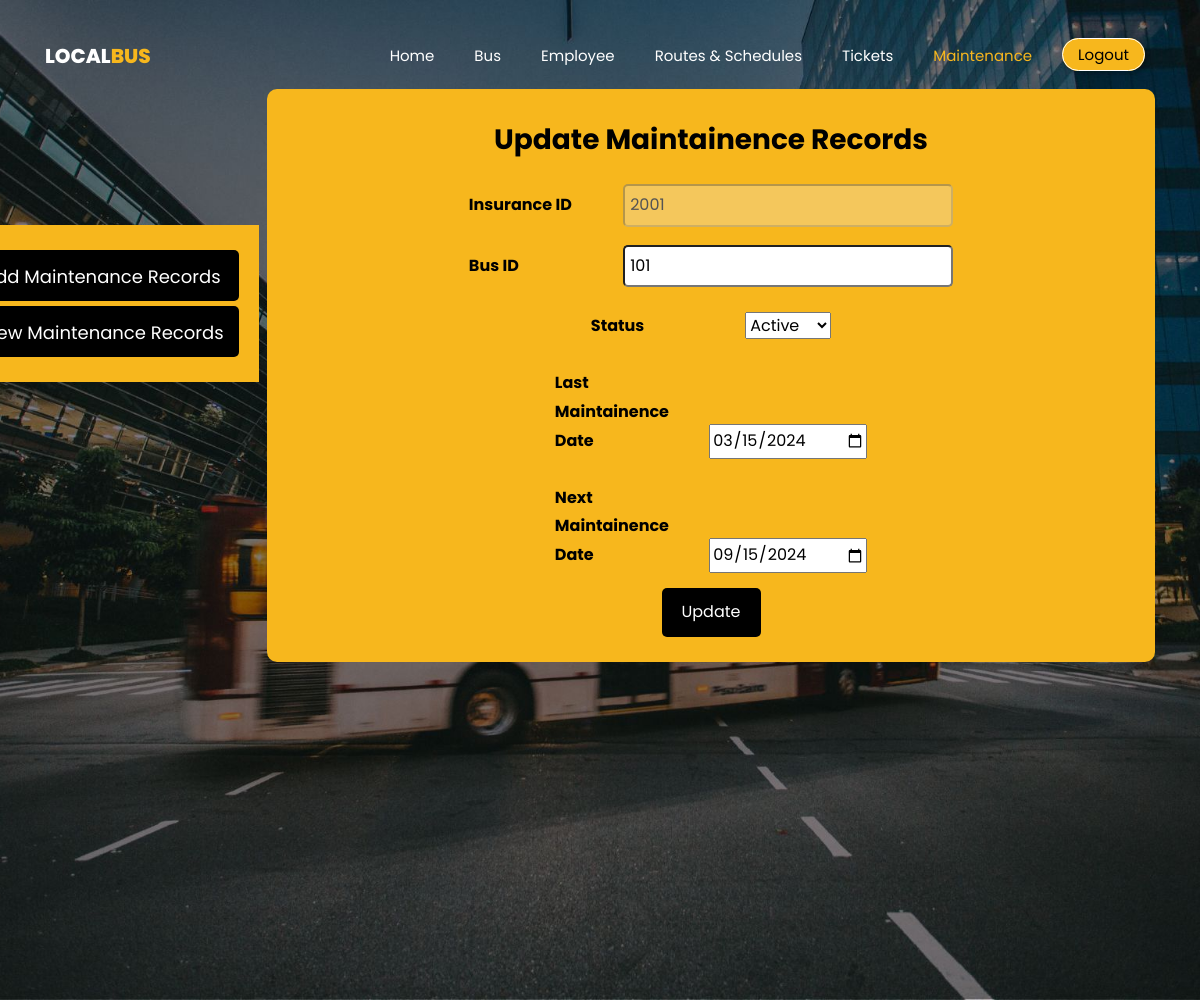
Page /update_maintain.php?iid=2001 (signed in) on the committed database.
### tables this page shows
CREATE TABLE `maintenance` (
  `insurance_id` int(4) NOT NULL,
  `bus_id` int(4) NOT NULL,
  `status` varchar(20) NOT NULL DEFAULT 'active',
  `last_maintain` date NOT NULL,
  `next_maintain` date NOT NULL
);

### update_maintain.php (the view, shortened to what this page needs)
<?php
  include "connection_details.php";
  $id = $_GET['iid'];
  $sql = "SELECT * FROM maintenance WHERE insurance_id = '$id'";
  $result = mysqli_query($data,$sql);
  $info = $result->fetch_assoc();
?>
<!DOCTYPE html>
<html lang="en">
  <head>
    <link rel="stylesheet" href="css/open-iconic-bootstrap.min.css">
    <link rel="stylesheet" href="css/animate.css">
    <link rel="stylesheet" href="css/owl.carousel.min.css">
    <link rel="stylesheet" href="css/owl.theme.default.min.css">
    <link rel="stylesheet" href="css/magnific-popup.css">
    <link rel="stylesheet" href="css/aos.css">
    <link rel="stylesheet" href="css/ionicons.min.css">
    <link rel="stylesheet" href="css/bootstrap-datepicker.css">
    <link rel="stylesheet" href="css/jquery.timepicker.css">
    <link rel="stylesheet" href="css/style.css">
    <link rel="stylesheet" href="css/bmscss.css">
    <link rel="stylesheet" href="css/bms-bus.css">
  </head>
  <body>
	  <nav class="navbar navbar-expand-lg navbar-dark ftco_navbar bg-dark ftco-navbar-light" id="ftco-navbar">
	    <div class="container">
	      <a class="navbar-brand" href="index.html">Local<span>Bus</span></a>
				<div class="collapse navbar-collapse" id="ftco-nav">
	        <ul class="navbar-nav ml-auto">
	          <li class="nav-item"><a href="index.php" class="nav-link">Home</a></li>
	          <li class="nav-item"><a href="bus.php" class="nav-link">Bus</a></li>
	          <li class="nav-item"><a href="employee.php" class="nav-link">Employee</a></li>
	          <li class="nav-item"><a href="route.php" class="nav-link">Routes & Schedules</a></li>
	          <li class="nav-item"><a href="ticket.php" class="nav-link">Tickets</a></li>
	          <li class="nav-item active"><a href="maintenance.php" class="nav-link">Maintenance</a></li>
	        </ul>
	      </div>
        <div>
          <a href="login.php" class="bms-login-btn">Logout</a>
         </div>
	    </div>
	  </nav>
    <div class="hero-wrap" style="background-image: url('images/bg_6.jpg');" data-stellar-background-ratio="0.5">
      <div class="container">
        <div class="row no-gutters slider-text justify-content-start align-items-center">
          	<aside>
              <ul class="bus-aside">
              <li><a href="add_maintenance.php">Add Maintenance Records</a></li>
              <li><a href="view_maintenance.php">View Maintenance Records</a></li>
              </ul>
            </aside>
            <div class="col side-text-viewemp">
              <h3>Update Maintainence Records</h3>
              <div>
                <form action="#" method="POST">
                  <div>
                    <label>Insurance ID</label>
                    <input type="number" name="insuranceid" value="<?php
                    echo "{$info['insurance_id']}";
                    ?>" disabled required>
                  </div>
                  <div>
                    <label>Bus ID</label>
                    <input type="number" name="busid" value="<?php
                    echo "{$info['bus_id']}";
                    ?>" required>
                  </div>
                  <div>
                    <label for="status">Status</label>
                    <select id="status" name="status">
                      <option value="active" <?php if($info['status'] == "active") echo "selected"; ?>>Active</option>
                    </select>
                  </div>
                  <div>
                    <label>Last Maintainence Date</label>
                    <input type="date" name="lastmaintain" value="<?php
                    echo "{$info['last_maintain']}";
                    ?>" required>
                  </div>
                  <div>
                    <label>Next Maintainence Date</label>
                    <input type="date" name="nextmaintain" value="<?php
                    echo "{$info['next_maintain']}";
                    ?>" required>
                  </div>
                  <div>
                    <input type="submit" name="update_maintenance" value="Update" class="submit-btn">
                  </div>
                </form>
              </div>
          </div>
        </div>
      </div>
    </div>
  </body>
</html>

### css/bmscss.css (style rules this page uses)
.bms-login-btn { background-color:#f7b71d; color: black; border: 1px solid white; border-radius: 25px; font-size: 15px; font-family: "Poppins", sans-serif; text-align: center; cursor: pointer; box-shadow: 2px 2px 4px rgba(0, 0, 0, 0.3); transition: background-color 0.3s, color 0.3s; outline: none; margin: 10px 10px 10px 10px; padding: 5px 15px; }

### css/bms-bus.css (style rules this page uses)
body { font-family: "Poppins", sans-serif; color: green; }
.bus-aside { background-color: #f7b71d; margin-top: -200px !important; padding: 20px; position: absolute; margin-left: -100px; text-align: center; }
.bus-aside li { list-style: none; font-size: 20px; padding-bottom: 7.5px; padding-top: 7.5px; border-radius: 5px; background-color: black; padding-left: 15px; padding-right: 15px; margin-top: 5px; margin-bottom: 5px; transition: background-color 0.3s ease; }
.bus-aside a { color: rgb(255, 255, 255); font-size: 18px; transition: color 0.3s ease; }
label { display: inline-block; text-align:left; width: 150px; padding-top: 10px; padding-bottom: 10px; color: black; font-weight: bold; }
h3 { color: rgb(0, 0, 0); text-align: center; padding-top: 10px; margin-bottom: 20px; font-weight: bold; }
input[type="text"], input[type="number"] { padding: 5px; border-radius: 5px; margin-bottom: 15px; }
.submit-btn { margin-bottom: 5px; padding: 10px 20px; background-color: black; color: white; border: none; border-radius: 5px; cursor: pointer; }
.side-text-viewemp { display: flex; flex-direction: column; background-color: #f7b71d; width: 60%; margin: auto; margin-left: 20%; padding: auto; padding: 20px; margin-top: 8%; border-radius: 10px; text-align:center; }
.hero-wrap { height : 1000px !important; }

### rows in the picture
maintenance: insuranceid "2001", busid "101", status "Active", lastmaintain "03/15/2024", nextmaintain "09/15/2024"
